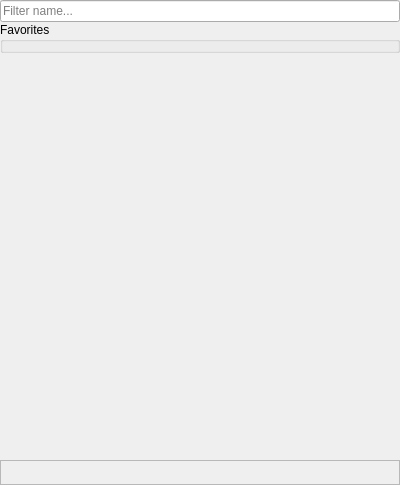
<?xml version="1.0" encoding="UTF-8"?>
<ui version="4.0">
 <class>AlgorithmRunner</class>
 <widget class="QWidget" name="AlgorithmRunner">
  <property name="geometry">
   <rect>
    <x>0</x>
    <y>0</y>
    <width>400</width>
    <height>485</height>
   </rect>
  </property>
  <property name="minimumSize">
   <size>
    <width>400</width>
    <height>0</height>
   </size>
  </property>
  <layout class="QVBoxLayout" name="verticalLayout">
   <property name="spacing">
    <number>0</number>
   </property>
   <property name="leftMargin">
    <number>0</number>
   </property>
   <property name="topMargin">
    <number>0</number>
   </property>
   <property name="rightMargin">
    <number>0</number>
   </property>
   <property name="bottomMargin">
    <number>0</number>
   </property>
   <item>
    <widget class="tlp::HeaderFrame" name="header" native="true">
     <property name="sizePolicy">
      <sizepolicy hsizetype="Preferred" vsizetype="Maximum">
       <horstretch>0</horstretch>
       <verstretch>0</verstretch>
      </sizepolicy>
     </property>
     <property name="title" stdset="0">
      <string>Algorithms</string>
     </property>
     <property name="expandable" stdset="0">
      <bool>false</bool>
     </property>
    </widget>
   </item>
   <item>
    <widget class="ClearableLineEdit" name="searchBox">
     <property name="minimumSize">
      <size>
       <width>0</width>
       <height>22</height>
      </size>
     </property>
     <property name="maximumSize">
      <size>
       <width>16777215</width>
       <height>22</height>
      </size>
     </property>
     <property name="placeholderText">
      <string>Filter name...</string>
     </property>
    </widget>
   </item>
   <item>
    <widget class="FavoriteBox" name="favoritesBox">
     <property name="title">
      <string>Favorites</string>
     </property>
     <property name="root" stdset="0">
      <bool>true</bool>
     </property>
    </widget>
   </item>
   <item>
    <widget class="QScrollArea" name="algorithmList">
     <property name="sizePolicy">
      <sizepolicy hsizetype="Expanding" vsizetype="Expanding">
       <horstretch>0</horstretch>
       <verstretch>0</verstretch>
      </sizepolicy>
     </property>
     <property name="frameShape">
      <enum>QFrame::NoFrame</enum>
     </property>
     <property name="widgetResizable">
      <bool>true</bool>
     </property>
     <widget class="QWidget" name="contents">
      <property name="geometry">
       <rect>
        <x>0</x>
        <y>0</y>
        <width>400</width>
        <height>410</height>
       </rect>
      </property>
      <layout class="QVBoxLayout" name="verticalLayout_3">
       <property name="leftMargin">
        <number>0</number>
       </property>
       <property name="topMargin">
        <number>0</number>
       </property>
       <property name="rightMargin">
        <number>0</number>
       </property>
       <property name="bottomMargin">
        <number>0</number>
       </property>
       <item>
        <layout class="QVBoxLayout" name="contentsLayout">
         <property name="spacing">
          <number>10</number>
         </property>
         <property name="leftMargin">
          <number>3</number>
         </property>
         <property name="topMargin">
          <number>6</number>
         </property>
         <property name="rightMargin">
          <number>3</number>
         </property>
         <property name="bottomMargin">
          <number>6</number>
         </property>
        </layout>
       </item>
      </layout>
     </widget>
    </widget>
   </item>
   <item>
    <widget class="QFrame" name="frame">
     <property name="minimumSize">
      <size>
       <width>0</width>
       <height>25</height>
      </size>
     </property>
     <property name="maximumSize">
      <size>
       <width>16777215</width>
       <height>25</height>
      </size>
     </property>
     <property name="frameShape">
      <enum>QFrame::StyledPanel</enum>
     </property>
     <property name="frameShadow">
      <enum>QFrame::Raised</enum>
     </property>
     <property name="bottomFrame" stdset="0">
      <bool>true</bool>
     </property>
    </widget>
   </item>
  </layout>
 </widget>
 <customwidgets>
  <customwidget>
   <class>tlp::HeaderFrame</class>
   <extends>QWidget</extends>
   <header location="global">talipot/HeaderFrame.h</header>
   <container>1</container>
  </customwidget>
  <customwidget>
   <class>ClearableLineEdit</class>
   <extends>QLineEdit</extends>
   <header location="global">talipot/ClearableLineEdit.h</header>
  </customwidget>
  <customwidget>
   <class>FavoriteBox</class>
   <extends>QGroupBox</extends>
   <header>ExpandableGroupBox.h</header>
   <container>1</container>
  </customwidget>
 </customwidgets>
 <resources/>
 <connections>
  <connection>
   <sender>searchBox</sender>
   <signal>textChanged(QString)</signal>
   <receiver>AlgorithmRunner</receiver>
   <slot>setFilter(QString)</slot>
   <hints>
    <hint type="sourcelabel">
     <x>192</x>
     <y>20</y>
    </hint>
    <hint type="destinationlabel">
     <x>192</x>
     <y>355</y>
    </hint>
   </hints>
  </connection>
 </connections>
 <slots>
  <slot>setFilter(QString)</slot>
 </slots>
</ui>
